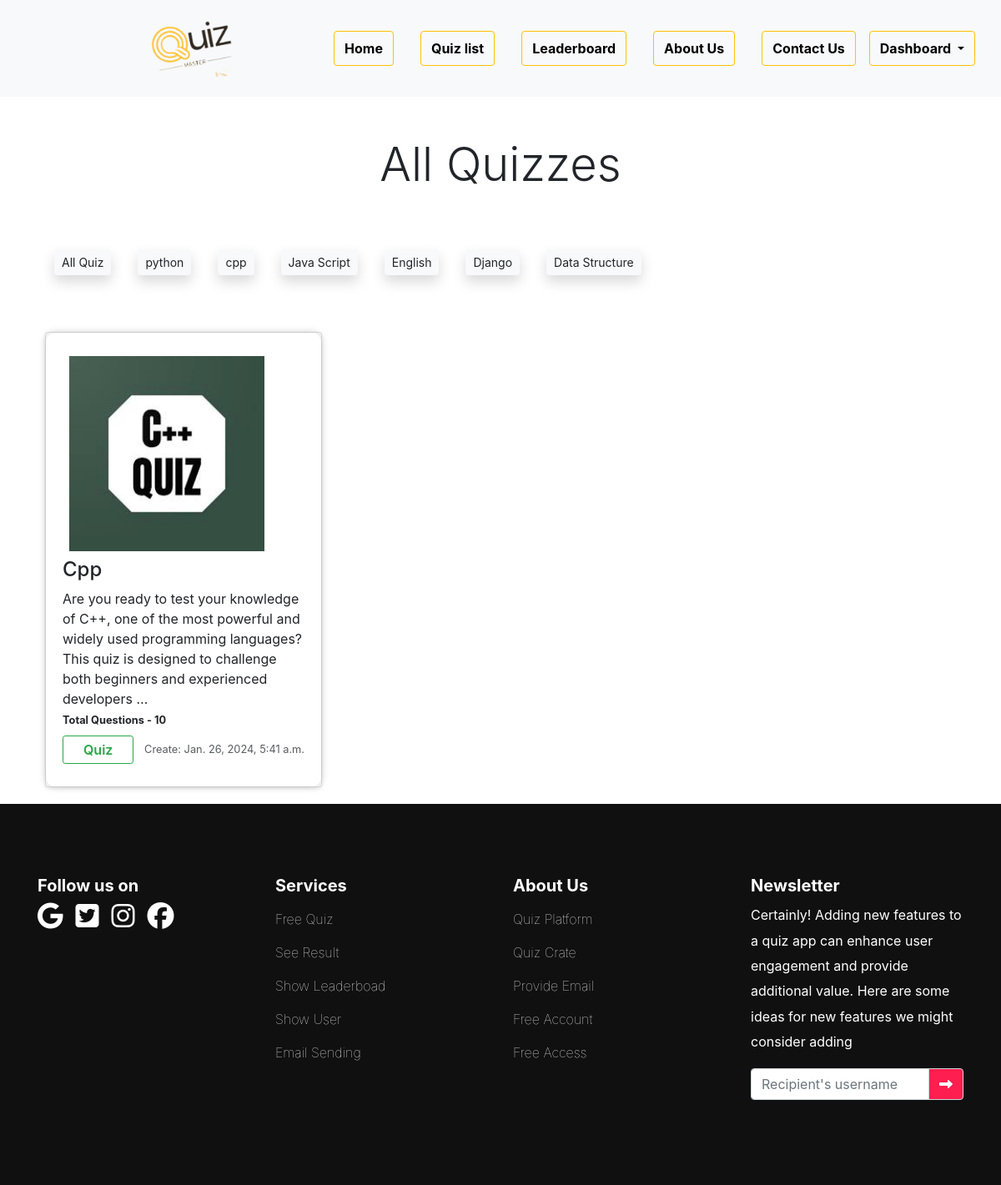
The app's page /quim/search/cpp (signed in) with its own data.
### quizm/models.py (models this page shows, shortened)
class Category(models.Model):
    name = models.CharField(max_length=15)
    class Meta:
        verbose_name_plural = 'Categories'

class Quiz(models.Model):
    title = models.CharField(max_length=255)
    description = models.TextField()
    category = models.ForeignKey(Category, on_delete=models.CASCADE)
    quiz_file = models.FileField(upload_to='quiz/')
    created_at = models.DateTimeField(auto_now_add=True)
    updated_at = models.DateTimeField(auto_now=True)
    image = models.ImageField(
        upload_to='uploads/', blank=True, null=True)
    class Meta:
        verbose_name_plural = 'Quizzes'

class Question(models.Model):
    quiz = models.ForeignKey(Quiz, on_delete=models.CASCADE)
    text = models.TextField()

### quizm/views.py (the view)
# urls.py: path('search/<str:category>', views.search_view, name='search'),
@login_required(login_url='user_login')
def search_view(request, category):
    user_object = User.objects.get(username=request.user)
    if request.GET.get('q') != None:
        q = request.GET.get('q')
        query = Q(title__icontains=q) | Q(description__icontains=q)
        quizzes = Quiz.objects.filter(query).order_by('-created_at')
    elif category != " ":
        quizzes = Quiz.objects.filter(
            category__name=category).order_by('-created_at')
    else:
        quizzes = Quiz.objects.order_by('-created_at')
    categories = Category.objects.all()
    context = {"user_profile": 'sakil',
               "quizzes": quizzes, "categories": categories}
    return render(request, 'all-quiz.html', context)

### quizm/templates/all-quiz.html (shortened to what this page needs)
{% extends 'base.html' %}
{% block content %}
<h1 class="display-4 text-center my-5">All Quizzes</h1>
<div class="container">
    <div class="d-flex flex-wrap gap-4 p-3 ">
        <a href="{% url 'all_quiz' %}" class="btn btn-sm btn-light m-1 shadow">All Quiz</a>
        {% for category in categories %}
        <a href="{% url 'search' category.name %}" class="btn btn-sm btn-light m-1 shadow">{{category.name}}</a>
        {% endfor %}
    </div>
</div>
<div class="container mt-5">
    <div class="row row-cols-sm-1 row-cols-md-3 row-cols-lg-3 g-5">
        {% if quizzes|length > 0 %}
        {% for quiz in quizzes %}
        <div class="">
            <div class="card shadow-sm ">
                <div class="card-body m-auto cb" style="height: 34rem;">
                    <img class="mx-auto p-2" style="width: 250px;" src={{quiz.image.url}} alt="Card image">
                    <h4>{{quiz.title}}</h4>
                    <small class="card-text fs-6">{{quiz.description|truncatewords:30}}</small>
                    <br>
                    <small class="card-text my-1 fw-bold">Total Questions - {{quiz.question_set.all|length}}</small>
                    <div class="d-flex justify-content-between align-items-center mt-2">
                        <div class="btn-group">
                            <a href="{% url 'quiz' quiz.id %}" type="button"
                                class="btn btn-sm btn-outline-success sbtn fs-6 px-4">
                                Quiz</a>
                        </div>
                        <small class="text-body-secondary">Create: {{quiz.created_at}}</small>
                    </div>
                </div>
            </div>
        </div>
        {% endfor %}
        {% else %}
        <div class="col-lg-12 col-md-12 col-12">
            <p class="text-center text-danger fs-5">There is no quiz available for this category or search.</p>
        </div>
        {% endif %}
    </div>
</div>
{% endblock content %}

### quizm/templates/all-quiz.html (style rules this page uses)
.cb { background-color: #fff; border-radius: 10px; box-shadow: 0 0 10px rgba(0, 0, 0, 0.2); transition: all 0.5s ease-in-out; }
.sbtn { transition: color 0.5s ease-in-out, background-color 0.5s ease-in-out, font-size 0.5s ease-in-out, padding 0.5s ease-in-out; font-weight: 600; }

### records on screen
Category: name "python"
Category: name "cpp"
Category: name "Java Script"
Category: name "English"
Category: name "Django"
Category: name "Data Structure"
Quiz: image (picture), title "Cpp", description "Are you ready to test your knowledge of C++, one of the most powerful and widely used programming languages? This quiz is designed to challenge both beginners and experienced developers …", question_set.all|length "10", created_at "Jan. 26, 2024, 5:41 a.m."
